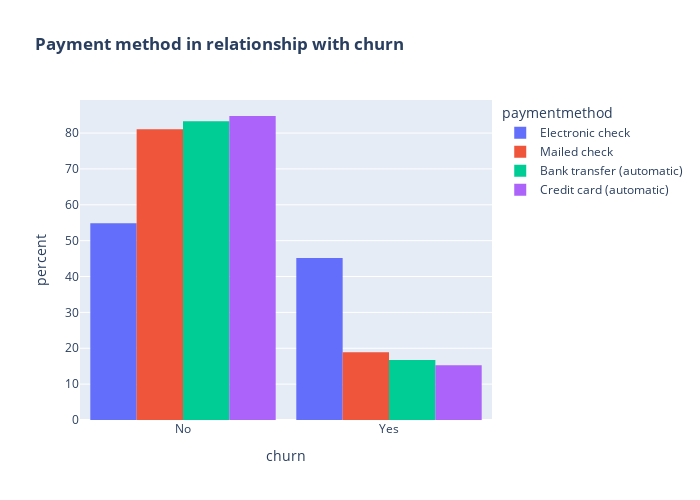

Notebook source saved alongside this figure:
### Markdown cell above
### Analyzing this graph, we see that customers with a month-to-month contract have a higher churn rate: 42%, compared to 11% for one-year contract and 2% for two-year contract.

### Code cell
make_histogram('churn', 'paymentmethod', 'Payment method in relationship with churn', 'group')

### Figure 1 — Plotly figure (JSON) as saved in the notebook; plotly's stock layout.template omitted (floating-point values rounded to 4 significant figures; data arrays with more than 128 entries replaced by an {"elided": "..."} marker saying what was removed)
{"data": [{"alignmentgroup": "True", "bingroup": "x", "histnorm": "percent", "hovertemplate": "paymentmethod=Electronic check<br>churn=%{x}<br>percent=%{y}<extra></extra>", "legendgroup": "Electronic check", "marker": {"color": "#636efa", "pattern": {"shape": ""}}, "name": "Electronic check", "offsetgroup": "Electronic check", "orientation": "v", "showlegend": true, "x": {"elided": "2359 str values"}, "xaxis": "x", "yaxis": "y", "type": "histogram"}, {"alignmentgroup": "True", "bingroup": "x", "histnorm": "percent", "hovertemplate": "paymentmethod=Mailed check<br>churn=%{x}<br>percent=%{y}<extra></extra>", "legendgroup": "Mailed check", "marker": {"color": "#EF553B", "pattern": {"shape": ""}}, "name": "Mailed check", "offsetgroup": "Mailed check", "orientation": "v", "showlegend": true, "x": {"elided": "1596 str values"}, "xaxis": "x", "yaxis": "y", "type": "histogram"}, {"alignmentgroup": "True", "bingroup": "x", "histnorm": "percent", "hovertemplate": "paymentmethod=Bank transfer (automatic)<br>churn=%{x}<br>percent=%{y}<extra></extra>", "legendgroup": "Bank transfer (automatic)", "marker": {"color": "#00cc96", "pattern": {"shape": ""}}, "name": "Bank transfer (automatic)", "offsetgroup": "Bank transfer (automatic)", "orientation": "v", "showlegend": true, "x": {"elided": "1544 str values"}, "xaxis": "x", "yaxis": "y", "type": "histogram"}, {"alignmentgroup": "True", "bingroup": "x", "histnorm": "percent", "hovertemplate": "paymentmethod=Credit card (automatic)<br>churn=%{x}<br>percent=%{y}<extra></extra>", "legendgroup": "Credit card (automatic)", "marker": {"color": "#ab63fa", "pattern": {"shape": ""}}, "name": "Credit card (automatic)", "offsetgroup": "Credit card (automatic)", "orientation": "v", "showlegend": true, "x": {"elided": "1522 str values"}, "xaxis": "x", "yaxis": "y", "type": "histogram"}], "layout": {"xaxis": {"anchor": "y", "domain": [0, 1], "title": {"text": "churn"}}, "yaxis": {"anchor": "x", "domain": [0, 1], "title": {"text": "percent"}}, "legend": {"title": {"text": "paymentmethod"}, "tracegroupgap": 0}, "title": {"text": "<b>Payment method in relationship with churn<b>"}, "barmode": "group", "width": 700, "height": 500, "bargap": 0.1}}
